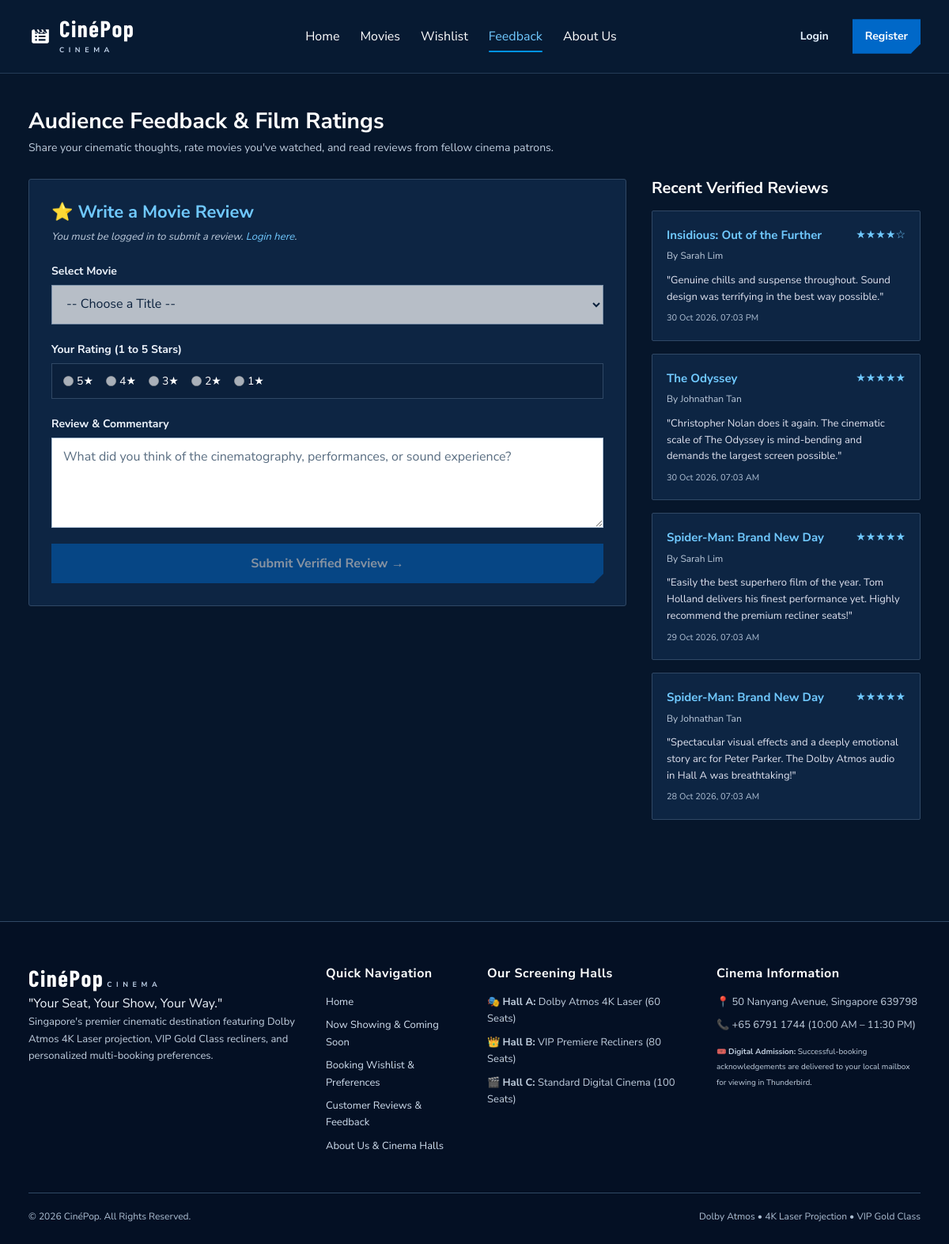
Page /feedback.php on the committed database.
### tables this page shows
CREATE TABLE `feedback` (
  `feedback_id` INT AUTO_INCREMENT PRIMARY KEY,
  `user_id` INT NOT NULL,
  `movie_id` INT NOT NULL,
  `rating` INT NOT NULL CHECK (`rating` BETWEEN 1 AND 5),
  `review_text` TEXT NOT NULL,
  `created_at` DATETIME DEFAULT CURRENT_TIMESTAMP,
  CONSTRAINT `fk_feedback_user` FOREIGN KEY (`user_id`) REFERENCES `users` (`user_id`) ON DELETE CASCADE,
  CONSTRAINT `fk_feedback_movie` FOREIGN KEY (`movie_id`) REFERENCES `movies` (`movie_id`) ON DELETE CASCADE
);

CREATE TABLE `movies` (
  `movie_id` INT AUTO_INCREMENT PRIMARY KEY,
  `title` VARCHAR(150) NOT NULL,
  `synopsis` TEXT NOT NULL,
  `genre` VARCHAR(100) NOT NULL,
  `duration_minutes` INT NOT NULL,
  `rating` VARCHAR(10) NOT NULL,  
  `director` VARCHAR(100) NOT NULL,
  `cast` VARCHAR(255) NOT NULL,
  `poster_image` VARCHAR(255) NOT NULL,
  `backdrop_image` VARCHAR(255) DEFAULT '',
  `trailer_url` VARCHAR(255) DEFAULT '',
  `status` ENUM('now_showing', 'coming_soon') DEFAULT 'now_showing',
  `release_date` DATE NOT NULL,
  `created_at` DATETIME DEFAULT CURRENT_TIMESTAMP
);

CREATE TABLE `users` (
  `user_id` INT AUTO_INCREMENT PRIMARY KEY,
  `full_name` VARCHAR(100) NOT NULL,
  `email` VARCHAR(120) NOT NULL UNIQUE,
  `phone` VARCHAR(20) NOT NULL,
  `date_of_birth` DATE NOT NULL,
  `password_hash` VARCHAR(255) NOT NULL,
  `role` ENUM('customer', 'admin') DEFAULT 'customer',
  `created_at` DATETIME DEFAULT CURRENT_TIMESTAMP
);

### includes/auth.php (called while the page is built, shortened)
<?php
function isLoggedIn() {
    return isset($_SESSION['user_id']) && !empty($_SESSION['user_id']);
}
?>

### feedback.php (the view, shortened to what this page needs)
<?php
require_once __DIR__ . '/includes/db_connect.php';
require_once __DIR__ . '/includes/auth.php';
$reviewsSql = "
    SELECT f.*, u.full_name, m.title AS movie_title, m.poster_image
    FROM feedback f
    JOIN users u ON f.user_id = u.user_id
    JOIN movies m ON f.movie_id = m.movie_id
    ORDER BY f.created_at DESC
    LIMIT 20
";
$reviewsResult = $conn->query($reviewsSql);
require_once __DIR__ . '/includes/header.php';
?>
<div class="section-header" style="margin-bottom: 28px;">
    <div>
        <h1 class="section-title">Audience Feedback & Film Ratings</h1>
        <p style="color: var(--color-text-muted); font-size: 14px; margin-top: 4px;">
            Share your cinematic thoughts, rate movies you've watched, and read reviews from fellow cinema patrons.
        </p>
    </div>
</div>
<div class="booking-layout">
    <div class="form-card" style="max-width: 100%; margin: 0; padding: 28px;">
        <h2 style="font-size: 22px; color: var(--color-primary-light); margin-bottom: 8px;">
            ⭐ Write a Movie Review
        </h2>
        <p style="font-size: 13px; color: var(--color-text-muted); margin-bottom: 20px;">
            <?php if (isLoggedIn()): ?>
                Posting as <strong><?php echo htmlspecialchars(getCurrentUserName()); ?></strong>
            <?php else: ?>
                <em>You must be logged in to submit a review. <a href="login.php?redirect=feedback.php">Login here</a>.</em>
            <?php endif; ?>
        </p>
        <form id="feedbackForm" method="POST" action="feedback.php" novalidate><?= csrfField() ?>
            <div class="form-group">
                <label class="form-label" for="movie_id">Select Movie</label>
                <select name="movie_id" id="movie_id" class="form-control" <?php echo !isLoggedIn() ? 'disabled' : ''; ?> required>
                    <option value="">-- Choose a Title --</option>
                </select>
            </div>
            <div class="form-group">
                <label class="form-label">Your Rating (1 to 5 Stars)</label>
                <div style="display: flex; gap: 16px; align-items: center; background: #0b203b; padding: 10px 14px; border-radius: var(--radius-sm); border: 1px solid var(--color-border);">
                    <?php for ($i = 5; $i >= 1; $i--): ?>
                        <label style="display: inline-flex; align-items: center; gap: 4px; cursor: pointer; color: #ffffff; font-size: 14px;">
                            <input type="radio" name="rating" value="<?php echo $i; ?>" style="accent-color: var(--color-primary);" <?php echo !isLoggedIn() ? 'disabled' : ''; ?> required>
                            <span><?php echo $i; ?>★</span>
                        </label>
                    <?php endfor; ?>
                </div>
            </div>
            <div class="form-group">
                <label class="form-label" for="review_text">Review & Commentary</label>
                <textarea id="review_text" name="review_text" class="form-control" rows="4" placeholder="What did you think of the cinematography, performances, or sound experience?" <?php echo !isLoggedIn() ? 'disabled' : ''; ?> required></textarea>
            </div>
            <button type="submit" class="btn btn--primary btn--block btn--lg" <?php echo !isLoggedIn() ? 'disabled style="opacity:0.5;"' : ''; ?>>
                Submit Verified Review &rarr;
            </button>
        </form>
    </div>
    <div>
        <h2 style="font-size: 20px; color: #ffffff; margin-bottom: 16px;">
            Recent Verified Reviews
        </h2>
        <?php if ($reviewsResult->num_rows > 0): ?>
            <div style="display: flex; flex-direction: column; gap: 16px;">
                <?php while ($r = $reviewsResult->fetch_assoc()): ?>
                    <div style="background: var(--color-bg-card); border: 1px solid var(--color-border); border-radius: var(--radius-md); padding: 18px;">
                        <div style="display: flex; justify-content: space-between; align-items: flex-start; margin-bottom: 8px;">
                            <div>
                                <strong style="color: var(--color-primary-light); font-size: 15px; display: block;">
                                    <?php echo htmlspecialchars($r['movie_title']); ?>
                                </strong>
                                <span style="font-size: 12px; color: var(--color-text-muted);">
                                    By <?php echo htmlspecialchars($r['full_name']); ?>
                                </span>
                            </div>
                            <span style="color: var(--color-primary-light); font-size: 14px;">
                                <?php echo str_repeat('★', (int)$r['rating']) . str_repeat('☆', 5 - (int)$r['rating']); ?>
                            </span>
                        </div>
                        <p style="color: #dfe2ef; font-size: 13px; line-height: 1.6; margin: 0;">
                            "<?php echo htmlspecialchars($r['review_text']); ?>"
                        </p>
                        <small style="color: var(--color-text-dim); display: block; margin-top: 8px; font-size: 11px;">
                            <?php echo date('d M Y, h:i A', strtotime($r['created_at'])); ?>
                        </small>
                    </div>
                <?php endwhile; ?>
            </div>
        <?php else: ?>
            <p style="color: var(--color-text-muted);">No reviews submitted yet. Be the first to share your thoughts!</p>
        <?php endif; ?>
    </div>
</div>
<?php require_once __DIR__ . '/includes/footer.php'; ?>

### css/styles.css (style rules this page uses)
:root { --color-bg-base: #06162b; --color-bg-surface: #0b203b; --color-bg-card: #0d2543; --color-bg-card-hover: #123457; --color-bg-glass: rgba(28, 31, 41, 0.75); --color-bg-elevated: #173b61; --color-primary: #0068c8; --color-primary-light: #70c9ff; --color-primary-dark: #0054a5; --color-primary-glow: rgba(0, 104, 200, 0.25); --color-text-main: #ffffff; --color-text-body: #dfe2ef; --color-text-muted: #bdcbdc; --color-text-dim: #6b7280; --color-border: #31353f; --color-border-glass: rgba(0, 104, 200, 0.2); --color-border-active: #70c9ff; --color-success: #10b981; --color-success-bg: rgba(16, 185, 129, 0.15); --color-warning: #f59e0b; --color-warning-bg: rgba(245, 158, 11, 0.15); --color-danger: #ef4444; --color-danger-bg: rgba(239, 68, 68, 0.15); --font-heading: 'Playfair Display', Georgia, serif; --font-body: 'Inter', system-ui, -apple-system, sans-serif; --radius-sm: 4px; --radius-md: 8px; --radius-lg: 12px; --radius-full: 9999px; --shadow-card: 0 8px 32px 0 rgba(0, 0, 0, 0.5); --shadow-glow: 0 0 20px rgba(0, 104, 200, 0.35); --transition-fast: 0.2s ease; --transition-normal: 0.3s cubic-bezier(0.4, 0, 0.2, 1); }
*, *::before, *::after { box-sizing: border-box; margin: 0; padding: 0; }
body { background-color: var(--color-bg-base); color: var(--color-text-body); font-family: var(--font-body); font-size: 15px; line-height: 1.6; min-height: 100vh; display: flex; flex-direction: column; overflow-x: hidden; -webkit-font-smoothing: antialiased; }
h1, h2, h3, h4, h5, h6 { font-family: var(--font-heading); color: var(--color-text-main); letter-spacing: -0.01em; font-weight: 700; }
a { color: var(--color-primary-light); text-decoration: none; transition: color var(--transition-fast); }
.btn { display: inline-flex; align-items: center; justify-content: center; gap: 8px; font-family: var(--font-body); font-size: 14px; font-weight: 600; padding: 10px 20px; border-radius: var(--radius-sm); border: 1px solid transparent; cursor: pointer; text-decoration: none; transition: all var(--transition-normal); }
.btn--primary { background: var(--color-primary); color: #06162b; border-color: var(--color-primary); box-shadow: 0 4px 14px rgba(0, 104, 200, 0.3); }
.btn--lg { padding: 14px 28px; font-size: 16px; }
.btn--block { display: flex; width: 100%; }
.section-header { display: flex; align-items: flex-end; justify-content: space-between; margin-bottom: 24px; border-bottom: 1px solid var(--color-border); padding-bottom: 12px; }
.section-title { font-size: 26px; display: flex; align-items: center; gap: 10px; }
.section-title::before { content: ''; width: 4px; height: 24px; background: var(--color-primary-light); border-radius: 2px; display: inline-block; }
.form-card { background: var(--color-bg-card); border: 1px solid var(--color-border-glass); border-radius: var(--radius-lg); padding: 36px 32px; box-shadow: var(--shadow-card); max-width: 600px; margin: 0 auto; }
.form-group { margin-bottom: 20px; display: flex; flex-direction: column; position: relative; }
.form-label { font-size: 13px; font-weight: 600; color: #ffffff; margin-bottom: 6px; display: flex; justify-content: space-between; }
.form-control { width: 100%; background: #0b203b; border: 1px solid var(--color-border); border-radius: var(--radius-sm); color: #ffffff; padding: 12px 14px; font-family: var(--font-body); font-size: 14px; transition: all var(--transition-fast); }
.booking-layout { display: grid; grid-template-columns: 1fr 340px; gap: 32px; align-items: start; }

### rows in the picture
feedback: movie.title "Insidious: Out of the Further", user.full_name "Sarah Lim", rating "★★★★", rating "☆", review_text "Genuine chills and suspense throughout. Sound design was terrifying in the best way possible.", created_at "30 Oct 2026, 07:03 PM"
feedback: movie.title "The Odyssey", user.full_name "Johnathan Tan", rating "★★★★★", review_text "Christopher Nolan does it again. The cinematic scale of The Odyssey is mind-bending and demands the largest screen possible.", created_at "30 Oct 2026, 07:03 AM"
feedback: movie.title "Spider-Man: Brand New Day", user.full_name "Sarah Lim", rating "★★★★★", review_text "Easily the best superhero film of the year. Tom Holland delivers his finest performance yet. Highly recommend the premium recliner seats!", created_at "29 Oct 2026, 07:03 AM"
feedback: movie.title "Spider-Man: Brand New Day", user.full_name "Johnathan Tan", rating "★★★★★", review_text "Spectacular visual effects and a deeply emotional story arc for Peter Parker. The Dolby Atmos audio in Hall A was breathtaking!", created_at "28 Oct 2026, 07:03 AM"
